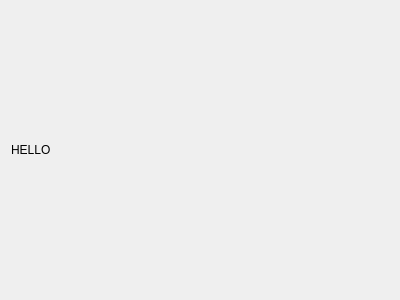
<?xml version="1.0" encoding="UTF-8"?>
<ui version="4.0">
 <class>HomePage</class>
 <widget class="QWidget" name="HomePage">
  <property name="geometry">
   <rect>
    <x>0</x>
    <y>0</y>
    <width>400</width>
    <height>300</height>
   </rect>
  </property>
  <property name="windowTitle">
   <string>Form</string>
  </property>
  <layout class="QVBoxLayout" name="verticalLayout">
   <item>
    <widget class="QLabel" name="label">
     <property name="text">
      <string>HELLO</string>
     </property>
    </widget>
   </item>
  </layout>
 </widget>
 <resources/>
 <connections/>
</ui>
